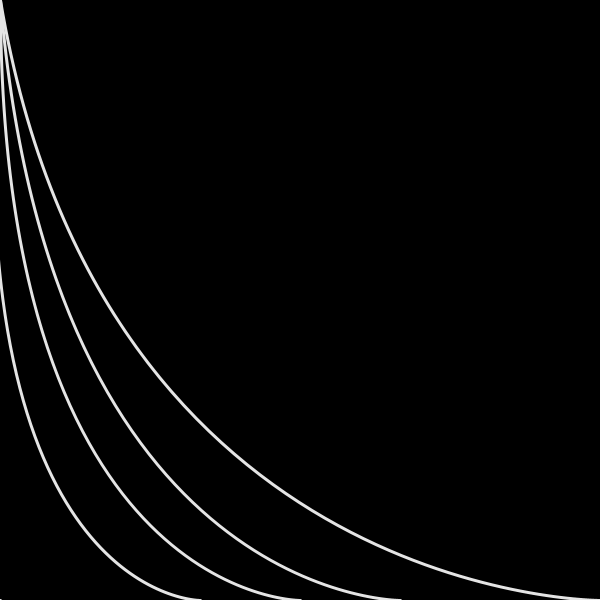
Frame 1 (no input)
Frame 60 (the mouse pressed at the canvas centre just before this capture): identical to frame 1, image omitted
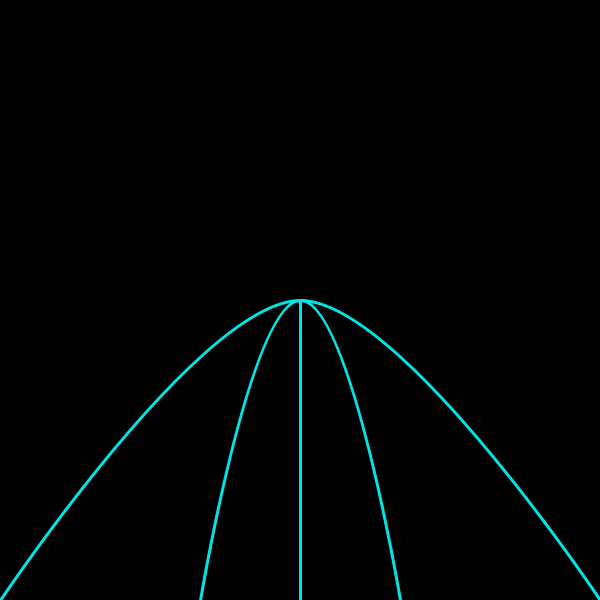
Frame 120 (the mouse held since frame 60 and released just before this capture)

The Processing sketch that drew these frames (run headless with seeded random() and noise(); from frame 60 on, the mouse is pressed at the canvas centre):

// Processing sketch: processing_9958
// ── processing_9958.pde

void setup(){
  size(600,600);
  colorMode(HSB, 100);
  strokeWeight(3);
  smooth();
  noCursor();
}

float mainx,mainy;
float cx1,cy1,cx2,cy2;
int x2,y2;

void draw(){
  background(0);

  mainx = (mouseX);
  mainy = (mouseY); 
  cx1 = mainx-100;
  cy1 = height-mainy;
  cx2 = 0;
  cy2 = height;
  x2 = 0;
  y2 = height;


  noFill();
  int strokecolor = constrain (mouseX, 0,100);
  stroke(int (mouseX/6),int(mouseY/3),90);
  bezier(mainx,mainy,cx1,cy1,cx2,y2,x2,y2);
  bezier(mainx,mainy,cx1+50,cy1,cx2+200,y2,x2+200,y2);
  bezier(mainx,mainy,cx1+100,cy1,cx2+300,y2,x2+300,y2);
  bezier(mainx,mainy,cx1+150,cy1,cx2+400,y2,x2+400,y2);
  bezier(mainx,mainy,cx1+200,cy1,cx2+600,y2,x2+600,y2);


}
